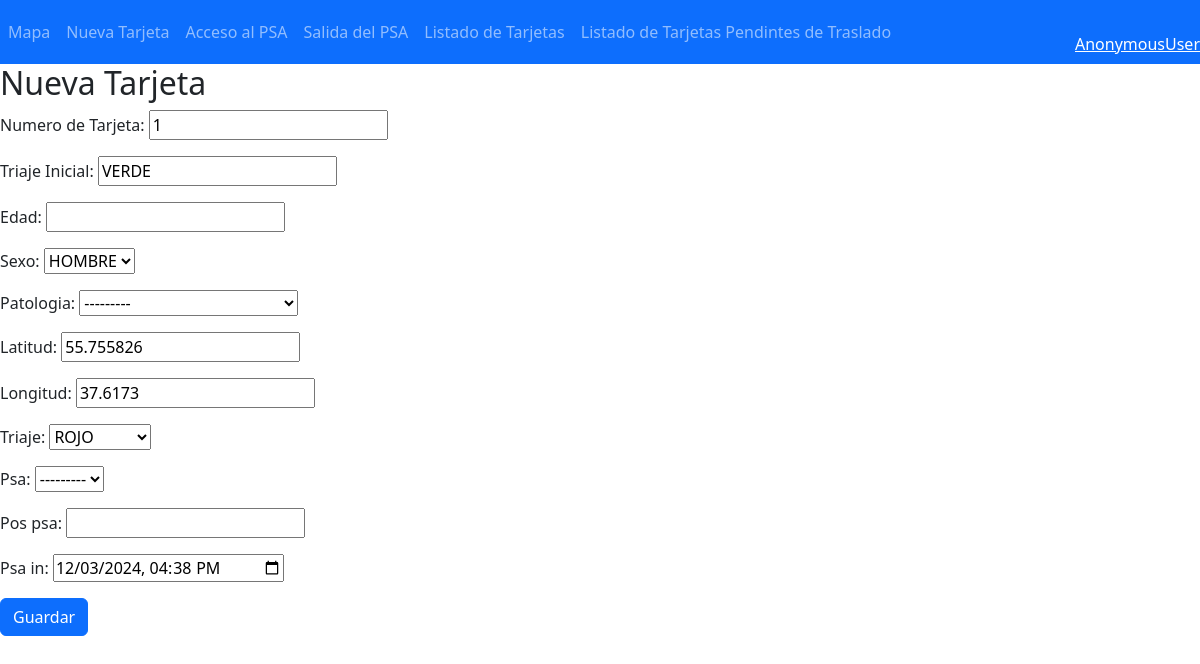
The page /tarjetas/tarjeta_psa_in/1/ on the database as committed earlier.
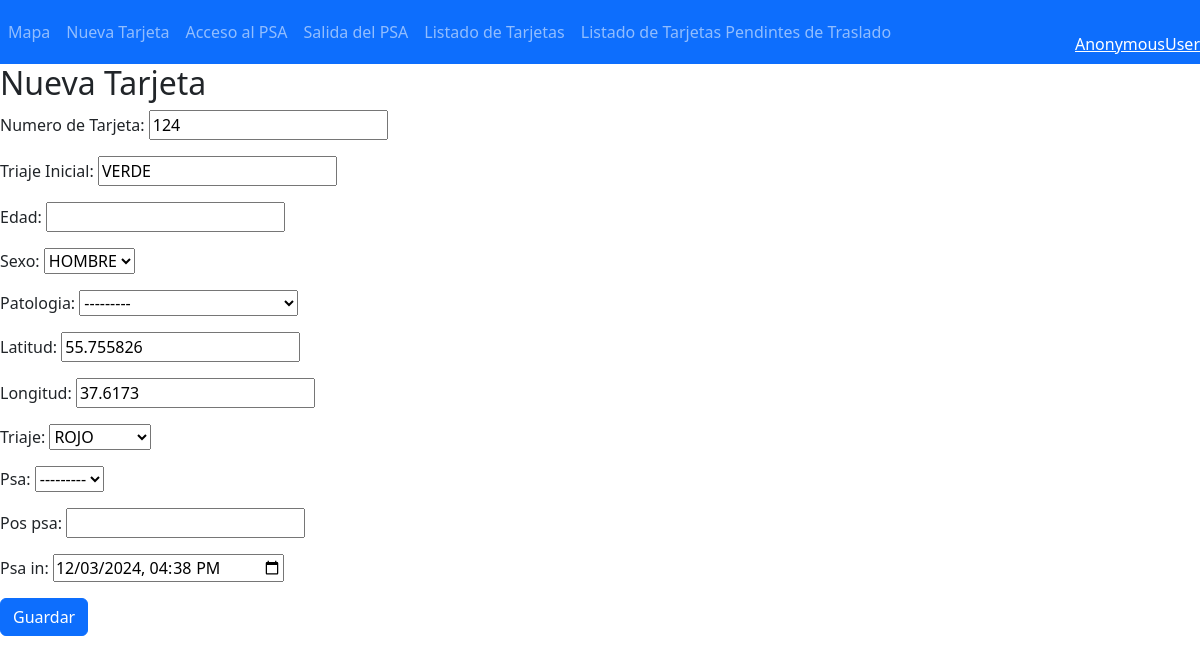
The same page on the database as committed later.
### tarjetas/models.py (models this page shows, shortened)
class Tarjeta(models.Model):
    TRIAJE = (
        ('VERDE', 'VERDE'),
        ('AMARILLO','AMARILLO'),
        ('ROJO', 'ROJO'),
        ('MORADO', 'MORADO'),
        ('NEGRO', 'NEGRO'),
    )
    ESTADO_TRASLADO = (
        ('PENDIENTE', 'PENDIENTE'),
        ('SOLICITADO', 'SOLICITADO'),
        ('GESTIONADO', 'GESTIONADO'),
        ('SALIDA_PSA', 'SALIDA_PSA'),
        ('REALIZADO', 'REALIZADO'),
        ('ALTA LUGAR', 'ALTA LUGAR'),
    )
    SEXO = (
        ('HOMBRE', 'HOMBRE'),
        ('MUJER','MUJER'),
        ('NSNC', 'NS/NC'),
    )
    num_t = models.CharField(max_length=100, blank=False)
    edad = models.IntegerField(blank=True, null=True)
    sexo = models.CharField(max_length=32,choices=SEXO)
    filiacion = models.CharField(max_length=200, blank=True)
    patologia = models.ForeignKey(Patologia, models.DO_NOTHING, db_column='patologia', blank=True, null=True)
    diagnostico = models.CharField(max_length=500, blank=True)
    tratamiento = models.CharField(max_length=500, blank=True)
    traslada_a = models.ForeignKey(Destino, models.DO_NOTHING, db_column='destino', blank=True, null=True)
    traslada_por = models.CharField(max_length=50, blank=True)
    triaje_ini = models.CharField(max_length=10,choices=TRIAJE)
    triaje = models.CharField(max_length=10,choices=TRIAJE)
    estado_traslado = models.CharField(max_length=32,choices=ESTADO_TRASLADO)
    latitud = models.FloatField(blank=True, null=True)
    longitud = models.FloatField(blank=True, null=True)
    evento = models.ForeignKey(Evento, models.DO_NOTHING, db_column='evento', blank=True, null=True)
    hora_ini = models.DateTimeField(auto_now_add=True)
    psa_in = models.DateTimeField(blank=True, null=True)
    psa_out = models.DateTimeField(blank=True, null=True)
    dest_in = models.DateTimeField(blank=True, null=True)
    hora_fin = models.DateTimeField(blank=True, null=True)
    pos_psa = models.CharField(max_length=100, blank=True)
    psa = models.ForeignKey(Psa, models.DO_NOTHING, db_column='psa', blank=True, null=True)
    imagen_file_front = models.FileField(upload_to=cambiar_nombre_imagen,blank=True, null=True)
    imagen_file_back = models.FileField(upload_to=cambiar_nombre_imagen,blank=True, null=True)

### tarjetas/views.py (the view)
# urls.py: path('tarjeta_psa_in/<int:tarjeta_id>/', views.tarjeta_psa_in, name='tarjeta_psa_in'),
def tarjeta_psa_in(request, tarjeta_id):
    post = get_object_or_404(Tarjeta,id=tarjeta_id)
    if request.method == "POST":
        form = TarjetaPsaInForm(request.POST.copy(), instance=post)
        if form.is_valid():
            post = form.save()
            post.save()
            return redirect('roll_2', )
    else:
        form = TarjetaPsaInForm(instance=post)
    return render(request, 'tarjetas/tarjeta_psa_in.html', {'form': form})

### tarjetas/forms.py
class TarjetaPsaInForm(forms.ModelForm):
    class Meta:
        model = Tarjeta
        fields = ('num_t', 'triaje_ini', 'edad', 'sexo', 'patologia', 'latitud', 'longitud', 'triaje', 'psa', 'pos_psa', 'psa_in')
        labels = {
            'num_t': 'Numero de Tarjeta',
            'triaje_ini': 'Triaje Inicial',
        }
        widgets = {
            'num_t': forms.TextInput(attrs={'readonly': 'readonly'}),
            'triaje_ini': forms.TextInput(attrs={'readonly': 'readonly'}),
            'latitud': forms.TextInput(attrs={'id': 'id_latitud', 'readonly': 'readonly'}),
            'longitud': forms.TextInput(attrs={'id': 'id_longitud', 'readonly': 'readonly'}),
            'psa_in': forms.DateTimeInput(attrs={'type': 'datetime-local'}, format='%d/%m/%Y %H:%M'),
        }
    def __init__(self, *args, **kwargs):
        super().__init__(*args, **kwargs)
        self.fields['psa_in'].initial = now().strftime('%d/%m/%Y %H:%M')

### tarjetas/models.py (called while the page is built)
    def __str__(self):
        return self.nombre

    def __str__(self):
        return self.tipo

### tarjetas/templates/tarjetas/tarjeta_psa_in.html (shortened to what this page needs)
{% extends "base.html" %}
  {% block content %}
  <h2>Nueva Tarjeta</h2>
  <form method="POST" class="form-group">{% csrf_token %}
    {{ form.as_p }}
    <button type="submit" class="btn btn-primary">Guardar</button>
  </form>
  {% endblock %}

Rows that differ between the two databases and show on the page:
changed Tarjeta "VERDE": num_t "1" → "124"
